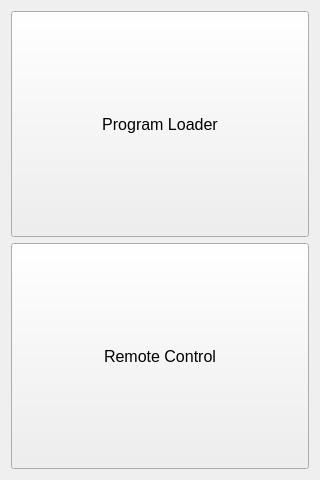
<?xml version="1.0" encoding="UTF-8"?>
<ui version="4.0">
 <class>MainWindow</class>
 <widget class="QWidget" name="MainWindow">
  <property name="geometry">
   <rect>
    <x>0</x>
    <y>0</y>
    <width>320</width>
    <height>480</height>
   </rect>
  </property>
  <property name="maximumSize">
   <size>
    <width>320</width>
    <height>480</height>
   </size>
  </property>
  <property name="font">
   <font>
    <pointsize>12</pointsize>
   </font>
  </property>
  <property name="windowTitle">
   <string>Form</string>
  </property>
  <layout class="QVBoxLayout" name="verticalLayout">
   <item>
    <widget class="QPushButton" name="programLoaderButton">
     <property name="sizePolicy">
      <sizepolicy hsizetype="MinimumExpanding" vsizetype="MinimumExpanding">
       <horstretch>0</horstretch>
       <verstretch>0</verstretch>
      </sizepolicy>
     </property>
     <property name="text">
      <string>Program Loader</string>
     </property>
    </widget>
   </item>
   <item>
    <widget class="QPushButton" name="remoteControlButton">
     <property name="sizePolicy">
      <sizepolicy hsizetype="MinimumExpanding" vsizetype="MinimumExpanding">
       <horstretch>0</horstretch>
       <verstretch>0</verstretch>
      </sizepolicy>
     </property>
     <property name="text">
      <string>Remote Control</string>
     </property>
    </widget>
   </item>
  </layout>
 </widget>
 <resources/>
 <connections/>
</ui>
